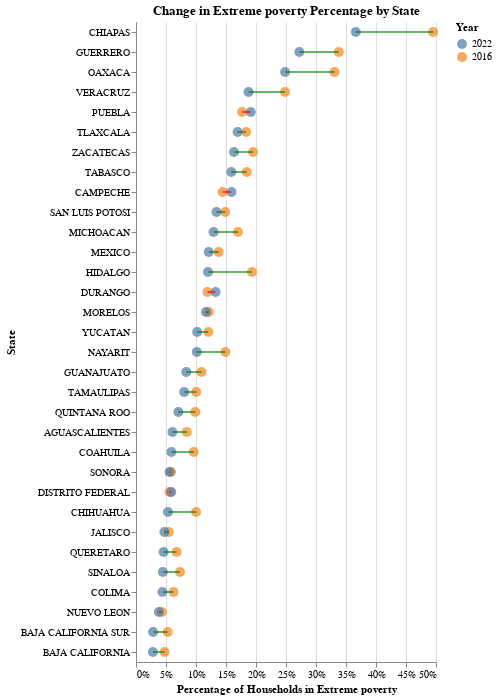

The notebook cell saved with this chart:
### Markdown cell above
We can see that the relation between Extreme Poverty and Alimentary Poverty was stable through years. Although there are some states that suffer one type of poverty while doing somewhat better on the other type.

### Code cell
def make_df_wide_years(poverty_df):
    poverty_df_wide = poverty_df.pivot_table(
        index = "state_name",
        columns = "year",
        values = "extreme_poverty",
    ).reset_index()

    # Rename columns
    poverty_df_wide = poverty_df_wide.rename(columns={
        2016: "extreme_poverty_2016",
        2018: "extreme_poverty_2018",
        2020: "extreme_poverty_2020",
        2022: "extreme_poverty_2022"
    })
    return poverty_df_wide


def create_points_plot(poverty_df, variable_of_interest):
    # Filter years and create temporary dataframe to avoid modifying original
    plot_df = poverty_df[(poverty_df["year"]==2016) | (poverty_df["year"]==2022)].copy()
    
    # Calculate if poverty decreased (2022 < 2016) for each state
    pivot_df = plot_df.pivot(index='state_name', columns='year', values=variable_of_interest)
    plot_df['poverty_decreased'] = plot_df['state_name'].map(
        (pivot_df[2022] < pivot_df[2016]).to_dict()
    )
    
    clean_name = variable_of_interest.replace("_", " ").capitalize()
    
    # Create points layer
    points = alt.Chart(plot_df).mark_point(
        filled=True,
        size=100
    ).encode(
        x=alt.X(variable_of_interest,
                title="Percentage of Households in "+ clean_name,
                axis=alt.Axis(format="%")),
        y=alt.Y("state_name", sort="-x", title="State"),
        color=alt.Color("year:N", 
                       title='Year',
                       scale=alt.Scale(domain=[2022, 2016]))
    )
    
    # Create lines layer with conditional coloring
    lines = alt.Chart(plot_df).mark_line(
        opacity=0.6
    ).encode(
        x=alt.X(variable_of_interest),
        y=alt.Y("state_name", sort="-x"),
        detail="state_name",
        color=alt.condition(
            'datum.poverty_decreased == true',
            alt.value("green"),  
            alt.value("red")
        )
    )
    
    # Combine the layers and apply configuration
    final_chart = (points + lines).properties(
        title=f"Change in "+ clean_name + " Percentage by State"
    ).configure_view(
        strokeWidth=0
    )
    
    return final_chart

plot = create_points_plot(poverty_df, "extreme_poverty")
plot.save("/Users/danielm/Documents/UChicago/Harris/data_visualization/Poverty_Alimentary_Poverty_in_Mexico/visualizations/points_extreme.svg")
plot

### Figure 1 — Vega-Lite specification as saved in the notebook (floating-point values rounded to 4 significant figures)
{"config": {"view": {"continuousWidth": 300, "continuousHeight": 300, "strokeWidth": 0}}, "layer": [{"mark": {"type": "point", "filled": true, "size": 100}, "encoding": {"color": {"field": "year", "scale": {"domain": [2022, 2016]}, "title": "Year", "type": "nominal"}, "x": {"axis": {"format": "%"}, "field": "extreme_poverty", "title": "Percentage of Households in Extreme poverty", "type": "quantitative"}, "y": {"field": "state_name", "sort": "-x", "title": "State", "type": "nominal"}}}, {"mark": {"type": "line", "opacity": 0.6}, "encoding": {"color": {"condition": {"test": "datum.poverty_decreased == true", "value": "green"}, "value": "red"}, "detail": {"field": "state_name", "type": "nominal"}, "x": {"field": "extreme_poverty", "type": "quantitative"}, "y": {"field": "state_name", "sort": "-x", "type": "nominal"}}}], "data": {"name": "data-198fb860f09cb1cd4a0651177e6e27b9"}, "title": "Change in Extreme poverty Percentage by State", "$schema": "https://vega.github.io/schema/vega-lite/v5.20.1.json", "datasets": {"data-198fb860f09cb1cd4a0651177e6e27b9": [{"Unnamed: 0": 0, "index": 0, "state_code": 1, "alimentary_poverty": 0.172, "extreme_poverty": 0.08453, "state_name": "AGUASCALIENTES", "year": 2016, "state_name_for_map": "Aguascalientes", "poverty_decreased": true}, {"Unnamed: 0": 1, "index": 1, "state_code": 2, "alimentary_poverty": 0.1495, "extreme_poverty": 0.04761, "state_name": "BAJA CALIFORNIA", "year": 2016, "state_name_for_map": "Baja California", "poverty_decreased": true}, {"Unnamed: 0": 2, "index": 2, "state_code": 3, "alimentary_poverty": 0.1918, "extreme_poverty": 0.05292, "state_name": "BAJA CALIFORNIA SUR", "year": 2016, "state_name_for_map": "Baja California Sur", "poverty_decreased": true}, {"Unnamed: 0": 3, "index": 3, "state_code": 4, "alimentary_poverty": 0.256, "extreme_poverty": 0.1444, "state_name": "CAMPECHE", "year": 2016, "state_name_for_map": "Campeche", "poverty_decreased": false}, {"Unnamed: 0": 4, "index": 4, "state_code": 5, "alimentary_poverty": 0.1612, "extreme_poverty": 0.09612, "state_name": "COAHUILA", "year": 2016, "state_name_for_map": "Coahuila", "poverty_decreased": true}, {"Unnamed: 0": 5, "index": 5, "state_code": 6, "alimentary_poverty": 0.2113, "extreme_poverty": 0.06248, "state_name": "COLIMA", "year": 2016, "state_name_for_map": "Colima", "poverty_decreased": true}, {"Unnamed: 0": 6, "index": 6, "state_code": 7, "alimentary_poverty": 0.1943, "extreme_poverty": 0.4952, "state_name": "CHIAPAS", "year": 2016, "state_name_for_map": "Chiapas", "poverty_decreased": true}, {"Unnamed: 0": 7, "index": 7, "state_code": 8, "alimentary_poverty": 0.1819, "extreme_poverty": 0.1001, "state_name": "CHIHUAHUA", "year": 2016, "state_name_for_map": "Chihuahua", "poverty_decreased": true}, {"Unnamed: 0": 8, "index": 8, "state_code": 9, "alimentary_poverty": 0.1149, "extreme_poverty": 0.05587, "state_name": "DISTRITO FEDERAL", "year": 2016, "state_name_for_map": "Ciudad de México", "poverty_decreased": false}, {"Unnamed: 0": 9, "index": 9, "state_code": 10, "alimentary_poverty": 0.1859, "extreme_poverty": 0.119, "state_name": "DURANGO", "year": 2016, "state_name_for_map": "Durango", "poverty_decreased": false}, {"Unnamed: 0": 10, "index": 10, "state_code": 11, "alimentary_poverty": 0.1977, "extreme_poverty": 0.1091, "state_name": "GUANAJUATO", "year": 2016, "state_name_for_map": "Guanajuato", "poverty_decreased": true}, {"Unnamed: 0": 11, "index": 11, "state_code": 12, "alimentary_poverty": 0.2784, "extreme_poverty": 0.3379, "state_name": "GUERRERO", "year": 2016, "state_name_for_map": "Guerrero", "poverty_decreased": true}, {"Unnamed: 0": 12, "index": 12, "state_code": 13, "alimentary_poverty": 0.2451, "extreme_poverty": 0.1932, "state_name": "HIDALGO", "year": 2016, "state_name_for_map": "Hidalgo", "poverty_decreased": true}, {"Unnamed: 0": 13, "index": 13, "state_code": 14, "alimentary_poverty": 0.1541, "extreme_poverty": 0.05453, "state_name": "JALISCO", "year": 2016, "state_name_for_map": "Jalisco", "poverty_decreased": true}, {"Unnamed: 0": 14, "index": 14, "state_code": 15, "alimentary_poverty": 0.2078, "extreme_poverty": 0.1376, "state_name": "MEXICO", "year": 2016, "state_name_for_map": "Estado de México", "poverty_decreased": true}, {"Unnamed: 0": 15, "index": 15, "state_code": 16, "alimentary_poverty": 0.2592, "extreme_poverty": 0.17, "state_name": "MICHOACAN", "year": 2016, "state_name_for_map": "Michoacán", "poverty_decreased": true}, {"Unnamed: 0": 16, "index": 16, "state_code": 17, "alimentary_poverty": 0.195, "extreme_poverty": 0.1212, "state_name": "MORELOS", "year": 2016, "state_name_for_map": "Morelos", "poverty_decreased": true}, {"Unnamed: 0": 17, "index": 17, "state_code": 18, "alimentary_poverty": 0.1993, "extreme_poverty": 0.1491, "state_name": "NAYARIT", "year": 2016, "state_name_for_map": "Nayarit", "poverty_decreased": true}, {"Unnamed: 0": 18, "index": 18, "state_code": 19, "alimentary_poverty": 0.1438, "extreme_poverty": 0.04298, "state_name": "NUEVO LEON", "year": 2016, "state_name_for_map": "Nuevo León", "poverty_decreased": true}, {"Unnamed: 0": 19, "index": 19, "state_code": 20, "alimentary_poverty": 0.3137, "extreme_poverty": 0.331, "state_name": "OAXACA", "year": 2016, "state_name_for_map": "Oaxaca", "poverty_decreased": true}, {"Unnamed: 0": 20, "index": 20, "state_code": 21, "alimentary_poverty": 0.201, "extreme_poverty": 0.1766, "state_name": "PUEBLA", "year": 2016, "state_name_for_map": "Puebla", "poverty_decreased": false}, {"Unnamed: 0": 21, "index": 21, "state_code": 22, "alimentary_poverty": 0.1338, "extreme_poverty": 0.06778, "state_name": "QUERETARO", "year": 2016, "state_name_for_map": "Querétaro", "poverty_decreased": true}, {"Unnamed: 0": 22, "index": 22, "state_code": 23, "alimentary_poverty": 0.1639, "extreme_poverty": 0.0988, "state_name": "QUINTANA ROO", "year": 2016, "state_name_for_map": "Quintana Roo", "poverty_decreased": true}, {"Unnamed: 0": 23, "index": 23, "state_code": 24, "alimentary_poverty": 0.201, "extreme_poverty": 0.1486, "state_name": "SAN LUIS POTOSI", "year": 2016, "state_name_for_map": "San Luis Potosí", "poverty_decreased": true}, {"Unnamed: 0": 24, "index": 24, "state_code": 25, "alimentary_poverty": 0.2274, "extreme_poverty": 0.07335, "state_name": "SINALOA", "year": 2016, "state_name_for_map": "Sinaloa", "poverty_decreased": true}, {"Unnamed: 0": 25, "index": 25, "state_code": 26, "alimentary_poverty": 0.2097, "extreme_poverty": 0.05845, "state_name": "SONORA", "year": 2016, "state_name_for_map": "Sonora", "poverty_decreased": true}, {"Unnamed: 0": 26, "index": 26, "state_code": 27, "alimentary_poverty": 0.4529, "extreme_poverty": 0.1847, "state_name": "TABASCO", "year": 2016, "state_name_for_map": "Tabasco", "poverty_decreased": true}, {"Unnamed: 0": 27, "index": 27, "state_code": 28, "alimentary_poverty": 0.1924, "extreme_poverty": 0.1003, "state_name": "TAMAULIPAS", "year": 2016, "state_name_for_map": "Tamaulipas", "poverty_decreased": true}, {"Unnamed: 0": 28, "index": 28, "state_code": 29, "alimentary_poverty": 0.2215, "extreme_poverty": 0.1835, "state_name": "TLAXCALA", "year": 2016, "state_name_for_map": "Tlaxcala", "poverty_decreased": true}, {"Unnamed: 0": 29, "index": 29, "state_code": 30, "alimentary_poverty": 0.2221, "extreme_poverty": 0.2484, "state_name": "VERACRUZ", "year": 2016, "state_name_for_map": "Veracruz", "poverty_decreased": true}, {"Unnamed: 0": 30, "index": 30, "state_code": 31, "alimentary_poverty": 0.1928, "extreme_poverty": 0.1205, "state_name": "YUCATAN", "year": 2016, "state_name_for_map": "Yucatán", "poverty_decreased": true}, {"Unnamed: 0": 31, "index": 31, "state_code": 32, "alimentary_poverty": 0.1506, "extreme_poverty": 0.195, "state_name": "ZACATECAS", "year": 2016, "state_name_for_map": "Zacatecas", "poverty_decreased": true}, {"Unnamed: 0": 96, "index": 0, "state_code": 1, "alimentary_poverty": 0.1517, "extreme_poverty": 0.06073, "state_name": "AGUASCALIENTES", "year": 2022, "state_name_for_map": "Aguascalientes", "poverty_decreased": true}, {"Unnamed: 0": 97, "index": 1, "state_code": 2, "alimentary_poverty": 0.08836, "extreme_poverty": 0.02809, "state_name": "BAJA CALIFORNIA", "year": 2022, "state_name_for_map": "Baja California", "poverty_decreased": true}, {"Unnamed: 0": 98, "index": 2, "state_code": 3, "alimentary_poverty": 0.1367, "extreme_poverty": 0.02849, "state_name": "BAJA CALIFORNIA SUR", "year": 2022, "state_name_for_map": "Baja California Sur", "poverty_decreased": true}, {"Unnamed: 0": 99, "index": 3, "state_code": 4, "alimentary_poverty": 0.2004, "extreme_poverty": 0.1591, "state_name": "CAMPECHE", "year": 2022, "state_name_for_map": "Campeche", "poverty_decreased": false}, {"Unnamed: 0": 100, "index": 4, "state_code": 5, "alimentary_poverty": 0.1258, "extreme_poverty": 0.05901, "state_name": "COAHUILA", "year": 2022, "state_name_for_map": "Coahuila", "poverty_decreased": true}, {"Unnamed: 0": 101, "index": 5, "state_code": 6, "alimentary_poverty": 0.1328, "extreme_poverty": 0.04415, "state_name": "COLIMA", "year": 2022, "state_name_for_map": "Colima", "poverty_decreased": true}, {"Unnamed: 0": 102, "index": 6, "state_code": 7, "alimentary_poverty": 0.1722, "extreme_poverty": 0.3664, "state_name": "CHIAPAS", "year": 2022, "state_name_for_map": "Chiapas", "poverty_decreased": true}, {"Unnamed: 0": 103, "index": 7, "state_code": 8, "alimentary_poverty": 0.09342, "extreme_poverty": 0.05325, "state_name": "CHIHUAHUA", "year": 2022, "state_name_for_map": "Chihuahua", "poverty_decreased": true}, {"Unnamed: 0": 104, "index": 8, "state_code": 9, "alimentary_poverty": 0.09713, "extreme_poverty": 0.05877, "state_name": "DISTRITO FEDERAL", "year": 2022, "state_name_for_map": "Ciudad de México", "poverty_decreased": false}, {"Unnamed: 0": 105, "index": 9, "state_code": 10, "alimentary_poverty": 0.1982, "extreme_poverty": 0.1327, "state_name": "DURANGO", "year": 2022, "state_name_for_map": "Durango", "poverty_decreased": false}, {"Unnamed: 0": 106, "index": 10, "state_code": 11, "alimentary_poverty": 0.1723, "extreme_poverty": 0.08381, "state_name": "GUANAJUATO", "year": 2022, "state_name_for_map": "Guanajuato", "poverty_decreased": true}, {"Unnamed: 0": 107, "index": 11, "state_code": 12, "alimentary_poverty": 0.2845, "extreme_poverty": 0.2722, "state_name": "GUERRERO", "year": 2022, "state_name_for_map": "Guerrero", "poverty_decreased": true}, {"Unnamed: 0": 108, "index": 12, "state_code": 13, "alimentary_poverty": 0.1517, "extreme_poverty": 0.12, "state_name": "HIDALGO", "year": 2022, "state_name_for_map": "Hidalgo", "poverty_decreased": true}, {"Unnamed: 0": 109, "index": 13, "state_code": 14, "alimentary_poverty": 0.1322, "extreme_poverty": 0.04731, "state_name": "JALISCO", "year": 2022, "state_name_for_map": "Jalisco", "poverty_decreased": true}, {"Unnamed: 0": 110, "index": 14, "state_code": 15, "alimentary_poverty": 0.1699, "extreme_poverty": 0.1212, "state_name": "MEXICO", "year": 2022, "state_name_for_map": "Estado de México", "poverty_decreased": true}, {"Unnamed: 0": 111, "index": 15, "state_code": 16, "alimentary_poverty": 0.2095, "extreme_poverty": 0.1293, "state_name": "MICHOACAN", "year": 2022, "state_name_for_map": "Michoacán", "poverty_decreased": true}, {"Unnamed: 0": 112, "index": 16, "state_code": 17, "alimentary_poverty": 0.1763, "extreme_poverty": 0.1165, "state_name": "MORELOS", "year": 2022, "state_name_for_map": "Morelos", "poverty_decreased": true}, {"Unnamed: 0": 113, "index": 17, "state_code": 18, "alimentary_poverty": 0.1663, "extreme_poverty": 0.1013, "state_name": "NAYARIT", "year": 2022, "state_name_for_map": "Nayarit", "poverty_decreased": true}, {"Unnamed: 0": 114, "index": 18, "state_code": 19, "alimentary_poverty": 0.1095, "extreme_poverty": 0.03812, "state_name": "NUEVO LEON", "year": 2022, "state_name_for_map": "Nuevo León", "poverty_decreased": true}, {"Unnamed: 0": 115, "index": 19, "state_code": 20, "alimentary_poverty": 0.231, "extreme_poverty": 0.2486, "state_name": "OAXACA", "year": 2022, "state_name_for_map": "Oaxaca", "poverty_decreased": true}, {"Unnamed: 0": 116, "index": 20, "state_code": 21, "alimentary_poverty": 0.1913, "extreme_poverty": 0.1913, "state_name": "PUEBLA", "year": 2022, "state_name_for_map": "Puebla", "poverty_decreased": false}, {"Unnamed: 0": 117, "index": 21, "state_code": 22, "alimentary_poverty": 0.1137, "extreme_poverty": 0.04605, "state_name": "QUERETARO", "year": 2022, "state_name_for_map": "Querétaro", "poverty_decreased": true}, {"Unnamed: 0": 118, "index": 22, "state_code": 23, "alimentary_poverty": 0.1271, "extreme_poverty": 0.07065, "state_name": "QUINTANA ROO", "year": 2022, "state_name_for_map": "Quintana Roo", "poverty_decreased": true}, {"Unnamed: 0": 119, "index": 23, "state_code": 24, "alimentary_poverty": 0.1319, "extreme_poverty": 0.1341, "state_name": "SAN LUIS POTOSI", "year": 2022, "state_name_for_map": "San Luis Potosí", "poverty_decreased": true}, {"Unnamed: 0": 120, "index": 24, "state_code": 25, "alimentary_poverty": 0.1711, "extreme_poverty": 0.04477, "state_name": "SINALOA", "year": 2022, "state_name_for_map": "Sinaloa", "poverty_decreased": true}, {"Unnamed: 0": 121, "index": 25, "state_code": 26, "alimentary_poverty": 0.1923, "extreme_poverty": 0.05587, "state_name": "SONORA", "year": 2022, "state_name_for_map": "Sonora", "poverty_decreased": true}, {"Unnamed: 0": 122, "index": 26, "state_code": 27, "alimentary_poverty": 0.3438, "extreme_poverty": 0.1588, "state_name": "TABASCO", "year": 2022, "state_name_for_map": "Tabasco", "poverty_decreased": true}, {"Unnamed: 0": 123, "index": 27, "state_code": 28, "alimentary_poverty": 0.1216, "extreme_poverty": 0.08034, "state_name": "TAMAULIPAS", "year": 2022, "state_name_for_map": "Tamaulipas", "poverty_decreased": true}, {"Unnamed: 0": 124, "index": 28, "state_code": 29, "alimentary_poverty": 0.1874, "extreme_poverty": 0.1693, "state_name": "TLAXCALA", "year": 2022, "state_name_for_map": "Tlaxcala", "poverty_decreased": true}, {"Unnamed: 0": 125, "index": 29, "state_code": 30, "alimentary_poverty": 0.1985, "extreme_poverty": 0.1876, "state_name": "VERACRUZ", "year": 2022, "state_name_for_map": "Veracruz", "poverty_decreased": true}, {"Unnamed: 0": 126, "index": 30, "state_code": 31, "alimentary_poverty": 0.1357, "extreme_poverty": 0.1019, "state_name": "YUCATAN", "year": 2022, "state_name_for_map": "Yucatán", "poverty_decreased": true}, {"Unnamed: 0": 127, "index": 31, "state_code": 32, "alimentary_poverty": 0.1572, "extreme_poverty": 0.1633, "state_name": "ZACATECAS", "year": 2022, "state_name_for_map": "Zacatecas", "poverty_decreased": true}]}}
